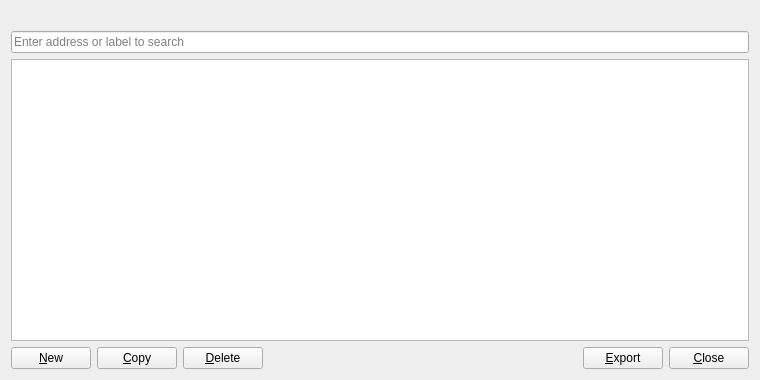
<?xml version="1.0" encoding="UTF-8"?>
<ui version="4.0">
 <class>AddressBookPage</class>
 <widget class="QWidget" name="AddressBookPage">
  <property name="geometry">
   <rect>
    <x>0</x>
    <y>0</y>
    <width>760</width>
    <height>380</height>
   </rect>
  </property>
  <layout class="QVBoxLayout" name="verticalLayout">
   <item>
    <widget class="QLabel" name="labelExplanation">
     <property name="textFormat">
      <enum>Qt::PlainText</enum>
     </property>
     <property name="wordWrap">
      <bool>true</bool>
     </property>
    </widget>
   </item>
   <item>
    <widget class="QLineEdit" name="searchLineEdit">
     <property name="placeholderText">
      <string>Enter address or label to search</string>
     </property>
    </widget>
   </item>
   <item>
    <widget class="QTableView" name="tableView">
     <property name="contextMenuPolicy">
      <enum>Qt::CustomContextMenu</enum>
     </property>
     <property name="toolTip">
      <string>Right-click to edit address or label</string>
     </property>
     <property name="tabKeyNavigation">
      <bool>false</bool>
     </property>
     <property name="alternatingRowColors">
      <bool>true</bool>
     </property>
     <property name="selectionMode">
      <enum>QAbstractItemView::SingleSelection</enum>
     </property>
     <property name="selectionBehavior">
      <enum>QAbstractItemView::SelectRows</enum>
     </property>
     <property name="sortingEnabled">
      <bool>true</bool>
     </property>
     <attribute name="verticalHeaderVisible">
      <bool>false</bool>
     </attribute>
    </widget>
   </item>
   <item>
    <layout class="QHBoxLayout" name="horizontalLayout">
     <item>
      <widget class="QPushButton" name="newAddress">
       <property name="toolTip">
        <string>Create a new address</string>
       </property>
       <property name="text">
        <string>&amp;New</string>
       </property>
       <property name="icon">
        <iconset resource="../bitcoin.qrc">
         <normaloff>:/icons/add</normaloff>:/icons/add</iconset>
       </property>
       <property name="autoDefault">
        <bool>false</bool>
       </property>
      </widget>
     </item>
     <item>
      <widget class="QPushButton" name="copyAddress">
       <property name="toolTip">
        <string>Copy the currently selected address to the system clipboard</string>
       </property>
       <property name="text">
        <string>&amp;Copy</string>
       </property>
       <property name="icon">
        <iconset resource="../bitcoin.qrc">
         <normaloff>:/icons/editcopy</normaloff>:/icons/editcopy</iconset>
       </property>
       <property name="autoDefault">
        <bool>false</bool>
       </property>
      </widget>
     </item>
     <item>
      <widget class="QPushButton" name="deleteAddress">
       <property name="toolTip">
        <string>Delete the currently selected address from the list</string>
       </property>
       <property name="text">
        <string>&amp;Delete</string>
       </property>
       <property name="icon">
        <iconset resource="../bitcoin.qrc">
         <normaloff>:/icons/remove</normaloff>:/icons/remove</iconset>
       </property>
       <property name="autoDefault">
        <bool>false</bool>
       </property>
      </widget>
     </item>
     <item>
      <spacer name="horizontalSpacer">
       <property name="orientation">
        <enum>Qt::Horizontal</enum>
       </property>
       <property name="sizeHint" stdset="0">
        <size>
         <width>40</width>
         <height>20</height>
        </size>
       </property>
      </spacer>
     </item>
     <item>
      <widget class="QPushButton" name="exportButton">
       <property name="toolTip">
        <string>Export the data in the current tab to a file</string>
       </property>
       <property name="text">
        <string>&amp;Export</string>
       </property>
       <property name="icon">
        <iconset resource="../bitcoin.qrc">
         <normaloff>:/icons/export</normaloff>:/icons/export</iconset>
       </property>
       <property name="autoDefault">
        <bool>false</bool>
       </property>
      </widget>
     </item>
     <item>
      <widget class="QPushButton" name="closeButton">
       <property name="sizePolicy">
        <sizepolicy hsizetype="Minimum" vsizetype="Minimum">
         <horstretch>0</horstretch>
         <verstretch>0</verstretch>
        </sizepolicy>
       </property>
       <property name="text">
        <string>&amp;Close</string>
       </property>
       <property name="autoDefault">
        <bool>false</bool>
       </property>
      </widget>
     </item>
    </layout>
   </item>
  </layout>
 </widget>
 <resources>
  <include location="../bitcoin.qrc"/>
 </resources>
 <connections/>
</ui>
